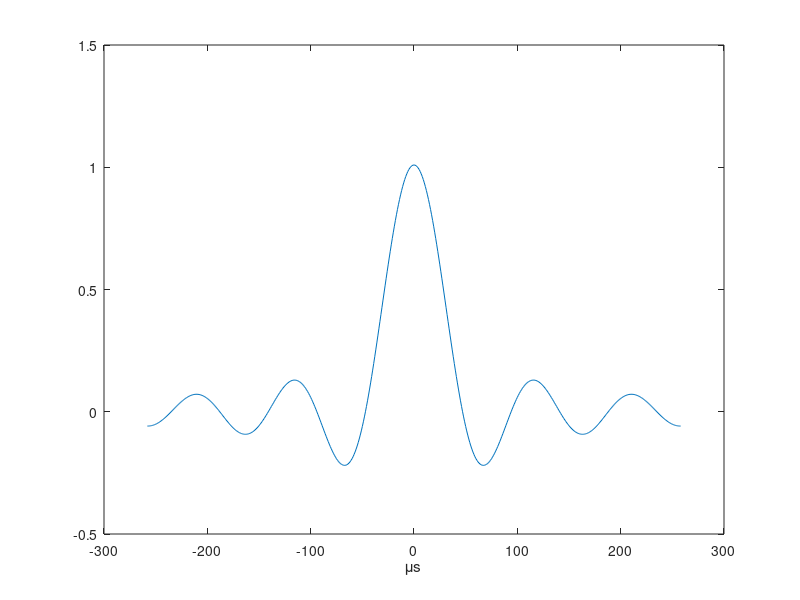
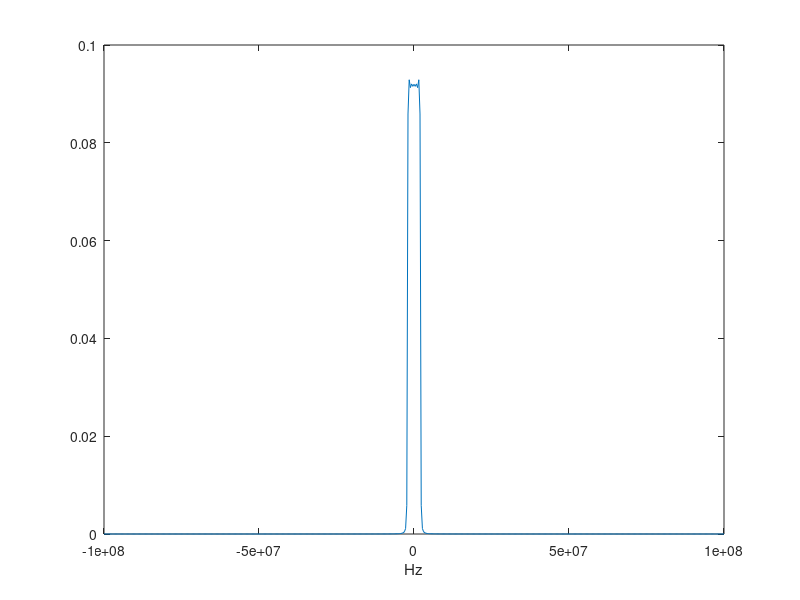

Write the MATLAB code that produced these figures, in order. (Note: this script raises an error after producing the figures.)
% Baseband modulation

% Timing sync
sync_size = 100;
r = rand(1, sync_size);
time_sync = transpose(round(r));

% Equalizer
pilot_size = 50;
pilot = transpose(round(rand(1, pilot_size)));
period_pilot = 500;


% Parameters
sign_len = 1440;
t_constr = 400e-6; 
LL = sign_len + sync_size + pilot_size*ceil(sign_len/period_pilot); % Total number of bits 
fs = 200e6;    % Sampled frequency of the signal
T =  t_constr/LL;    % Period of a symbol (400μs and Passband signal 2 bits per symbol and 1440 bits to transmit)
ov_samp = floor(fs*T);   % Over-sampling factor (Sampling frequency/symbol rate)
N = 11; % Length of filter in symbol periods.
Ns = floor(N*ov_samp); % Number of filter samples
t_pulse = -floor(Ns/2):floor(Ns/2);   % Pulse time vector
pulse = sinc(t_pulse/ov_samp);   % sinc pulse
pulse = transpose(pulse)/norm(pulse)/sqrt(1/ov_samp);


% Show pulse plot and frequency plot
figure;
plot(t_pulse, pulse);
xlabel('μs');
F_pulse = fftshift(fft(pulse));           
len = length(t_pulse);
fr = linspace(-0.5, 0.5, len)*fs;
figure;

plot(fr, abs(F_pulse/len));
xlabel('Hz');


% image's bits
bits = reshape(cdata, size(cdata,1) * size(cdata,2), 1);

% Insert pilots
% Allocate the array suggested by MATLAB
num_pilot = ceil(sign_len/period_pilot);
appended = zeros(sign_len + pilot_size*num_pilot, 1);
ind = 1;
for i = 1:(period_pilot+pilot_size):length(appended)
    end_index_bits = min(ind + period_pilot - 1, sign_len);
    end_index_app = min(pilot_size + i + period_pilot - 1, length(appended));

    appended(i : pilot_size+i-1) = pilot;
    appended(pilot_size+i : end_index_app) = bits(ind : end_index_bits);
    ind = ind + period_pilot;
end

bits = appended;

% append timing recovery sequence
bits = [time_sync; bits];


% Map bits to -1 and +1
xI = 2 * bits - 1; 
xQ = zeros([LL,1]); 

% Upsample to match pulse 
xI_up = upsample(xI,ov_samp);
xQ_up = upsample(xQ,ov_samp);

xI_con = conv(xI_up, pulse,'same'); % Shape I component
xQ_con = conv(xQ_up, pulse,'same'); % Shape Q component

% Combine I and Q to create complex baseband signal
xt = xI_con + 1j * xQ_con;

% Scale xt to ensure |xI(t)| < 1 and |xQ(t)| < 1
max_x = max(abs([real(xt); imag(xt)]));
xt = xt / max_x;



%NEW

transmitsignal = xt;
save('transmitsignal.mat', 'transmitsignal');







